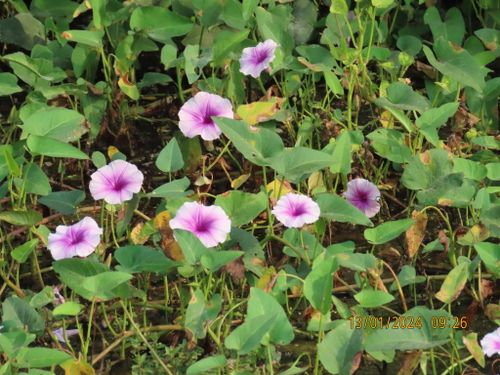
#> input picture ejemplo_etiquetado/481d1af7d8c4a7a77fea581b4e25bb0a.jpeg, 500 x 375 px, found by its file name
$ python mostrar_etiqueta.py
#> lines starting #> are read from the running program, lines starting #| are printed output that depends on the picture; after the words box and inside, x2 and y2 are one past the last pixel; in counts of white or black regions, pixels touching at a corner belong together
import os
# pip install opencv-python
import cv2

#############################################
####### Anotar imagenes desde archivo #######
#############################################

# Estas anotaciones se consiguen desde roboflow, en raw data abajo izq, descargar la imagen y
# ponerla en el dir local (ejemplo_etiquetado), luego el json de abajo en la pestaña de roboflow y ponerlo aca abajo:
annotations = {
    "boxes": [
        {
            "label": "ipomoea ",
            "x": 205,
            "y": 116.5,
            "width": 62,
            "height": 55
        },
        {
            "label": "ipomoea ",
            "x": 200,
            "y": 224.5,
            "width": 68,
            "height": 53
        },
        {
            "label": "ipomoea ",
            "x": 295.5,
            "y": 211,
            "width": 55,
            "height": 42
        },
        {
            "label": "ipomoea ",
            "x": 115.5,
            "y": 183,
            "width": 61,
            "height": 52
        },
        {
            "label": "ipomoea ",
            "x": 74,
            "y": 239,
            "width": 60,
            "height": 50
        },
        {
            "label": "ipomoea ",
            "x": 257.5,
            "y": 59.5,
            "width": 45,
            "height": 45
        },
        {
            "label": "ipomoea ",
            "x": 362,
            "y": 198,
            "width": 44,
            "height": 46
        }
    ],
    "height": 375,
    "key": "481d1af7d8c4a7a77fea581b4e25bb0a.jpeg",
    "width": 500
}

image_path = os.getcwd() + '/ejemplo_etiquetado/' + annotations["key"]
image = cv2.imread(image_path)
#> image is the input picture: shape (375, 500, 3); mean B, G, R 66.7, 112.9, 98.7
box_color = (0, 0, 255)
box_thickness = 2

for box in annotations["boxes"]:
    x_center = float(box["x"])
    y_center = float(box["y"])
    width = float(box["width"])
    height = float(box["height"])

    x_center *= image.shape[1] / annotations["width"]
    y_center *= image.shape[0] / annotations["height"]
    width *= image.shape[1] / annotations["width"]
    height *= image.shape[0] / annotations["height"]

    x = int(x_center - width / 2)
    y = int(y_center - height / 2)
    width = int(width)
    height = int(height)

    box["x"] = x
    box["y"] = y
    box["width"] = width
    box["height"] = height

for box in annotations["boxes"]:
    x = box["x"]
    y = box["y"]
    width = box["width"]
    height = box["height"]
    top_left = (x, y)
    bottom_right = (x + width, y + height)
    cv2.rectangle(image, top_left, bottom_right, box_color, box_thickness)
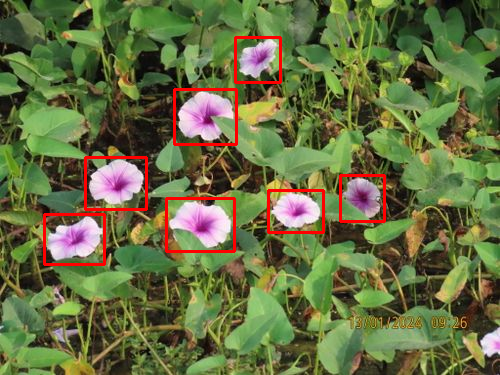
#> image: shape (375, 500, 3); 2.35% of pixels changed, all inside (x1, y1, x2, y2) = (43, 36, 386, 266)


annotated_image_path = os.getcwd() + "/ejemplo_etiquetado/" + annotations["key"] + "_etiq" + ".jpg"
cv2.imwrite(annotated_image_path, image)

print(f"Imagen anotada guardada como {annotated_image_path}")
